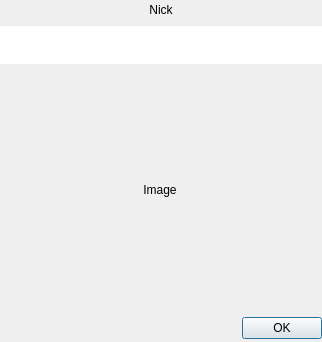
<?xml version="1.0" encoding="UTF-8"?>
<ui version="4.0">
 <class>uiCam</class>
 <widget class="QDialog" name="uiCam">
  <property name="geometry">
   <rect>
    <x>0</x>
    <y>0</y>
    <width>322</width>
    <height>342</height>
   </rect>
  </property>
  <property name="minimumSize">
   <size>
    <width>322</width>
    <height>342</height>
   </size>
  </property>
  <property name="maximumSize">
   <size>
    <width>322</width>
    <height>342</height>
   </size>
  </property>
  <property name="windowTitle">
   <string>Webcam</string>
  </property>
  <property name="windowIcon">
   <iconset>
    <normaloff>:/images/logo_64.png</normaloff>:/images/logo_64.png</iconset>
  </property>
  <widget class="QWidget" name="verticalLayoutWidget">
   <property name="geometry">
    <rect>
     <x>0</x>
     <y>0</y>
     <width>322</width>
     <height>341</height>
    </rect>
   </property>
   <layout class="QVBoxLayout" name="verticalLayout">
    <item>
     <widget class="QLabel" name="label_nick">
      <property name="sizePolicy">
       <sizepolicy hsizetype="Preferred" vsizetype="Preferred">
        <horstretch>0</horstretch>
        <verstretch>0</verstretch>
       </sizepolicy>
      </property>
      <property name="minimumSize">
       <size>
        <width>0</width>
        <height>20</height>
       </size>
      </property>
      <property name="maximumSize">
       <size>
        <width>16777215</width>
        <height>20</height>
       </size>
      </property>
      <property name="text">
       <string>Nick</string>
      </property>
      <property name="alignment">
       <set>Qt::AlignCenter</set>
      </property>
     </widget>
    </item>
    <item>
     <widget class="QTextEdit" name="textEdit_desc">
      <property name="sizePolicy">
       <sizepolicy hsizetype="Preferred" vsizetype="Preferred">
        <horstretch>0</horstretch>
        <verstretch>0</verstretch>
       </sizepolicy>
      </property>
      <property name="minimumSize">
       <size>
        <width>0</width>
        <height>38</height>
       </size>
      </property>
      <property name="maximumSize">
       <size>
        <width>16777215</width>
        <height>38</height>
       </size>
      </property>
      <property name="frameShape">
       <enum>QFrame::NoFrame</enum>
      </property>
      <property name="frameShadow">
       <enum>QFrame::Plain</enum>
      </property>
      <property name="undoRedoEnabled">
       <bool>false</bool>
      </property>
      <property name="readOnly">
       <bool>true</bool>
      </property>
     </widget>
    </item>
    <item>
     <widget class="QLabel" name="label_img">
      <property name="minimumSize">
       <size>
        <width>320</width>
        <height>240</height>
       </size>
      </property>
      <property name="maximumSize">
       <size>
        <width>320</width>
        <height>240</height>
       </size>
      </property>
      <property name="text">
       <string>Image</string>
      </property>
      <property name="alignment">
       <set>Qt::AlignCenter</set>
      </property>
      <property name="wordWrap">
       <bool>true</bool>
      </property>
     </widget>
    </item>
    <item>
     <widget class="QDialogButtonBox" name="buttonBox">
      <property name="sizePolicy">
       <sizepolicy hsizetype="Preferred" vsizetype="Preferred">
        <horstretch>0</horstretch>
        <verstretch>0</verstretch>
       </sizepolicy>
      </property>
      <property name="minimumSize">
       <size>
        <width>0</width>
        <height>25</height>
       </size>
      </property>
      <property name="maximumSize">
       <size>
        <width>16777215</width>
        <height>25</height>
       </size>
      </property>
      <property name="standardButtons">
       <set>QDialogButtonBox::Ok</set>
      </property>
     </widget>
    </item>
   </layout>
  </widget>
 </widget>
 <resources/>
 <connections/>
</ui>
